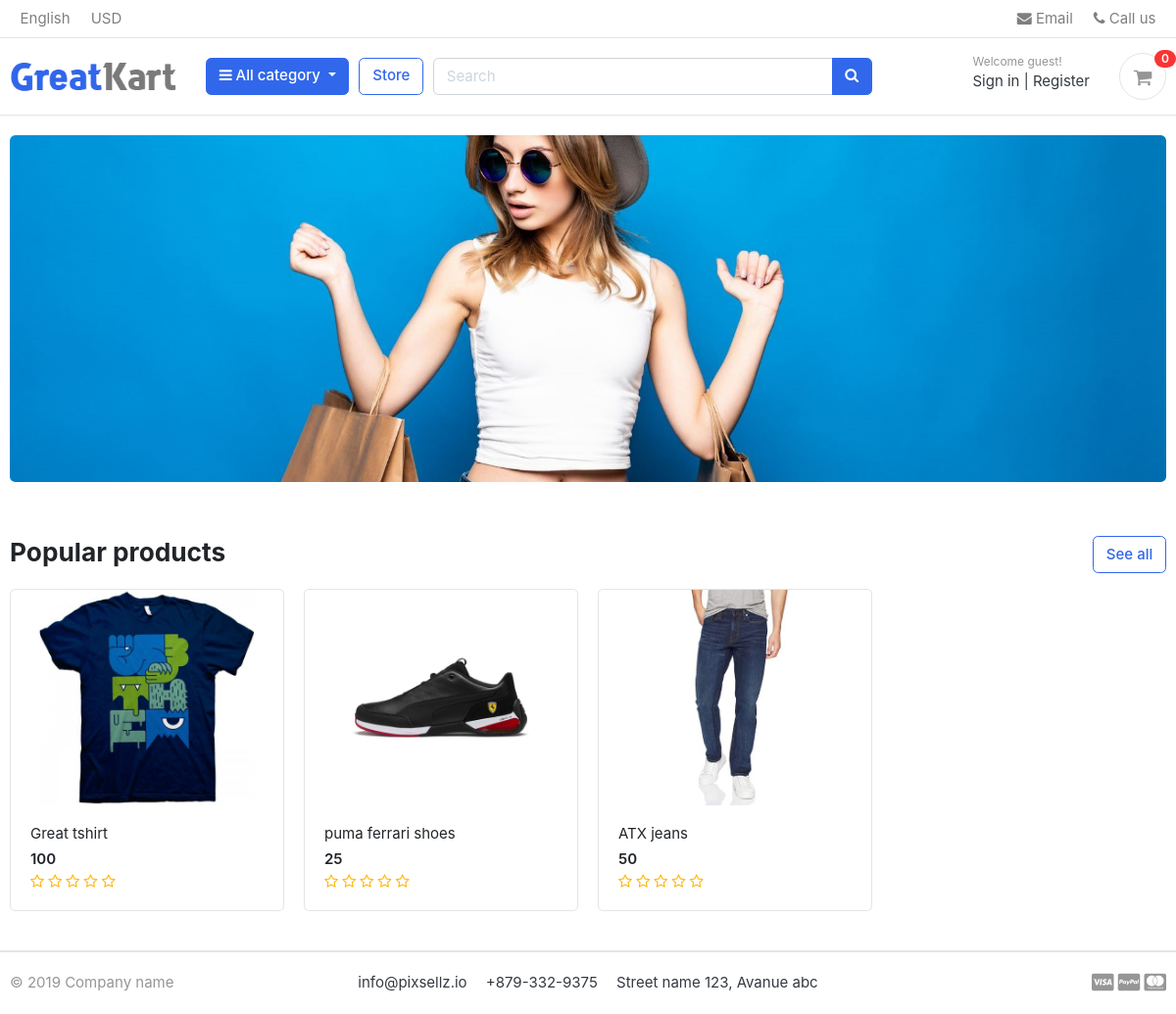
The page / on the database its author committed.
### store/models.py (models this page shows, shortened)
class Product(models.Model):
    product_name = models.CharField(max_length=200,unique=True)
    slug = models.SlugField(max_length=200,unique=True)
    description = models.TextField(max_length=500,blank=True)
    price = models.IntegerField()
    images = models.ImageField(upload_to='photos/product')
    stock = models.IntegerField()
    is_available = models.BooleanField(default = True)
    category = models.ForeignKey(category,on_delete=models.CASCADE)
    created_date = models.DateTimeField(auto_now_add=True)
    modified_date = models.DateTimeField(auto_now = True)
    def get_url(self):
        return reverse('product_detail',args=[self.category.slug,self.slug])
    def averageReview(self):
        reviews = ReviewRating.objects.filter(product=self,status=True).aggregate(average=Avg('rating'))
        avg=0
        if reviews['average'] is not None:
            avg = float(reviews['average'])
        return avg

### kart/views.py (the view)
# urls.py: 2. Add a URL to urlpatterns:  path('', views.home, name='home')
def home(request):
    disp_products = Product.objects.all().filter(is_available=True).order_by('created_date')
    for product in disp_products:
        reviews = ReviewRating.objects.filter(product_id=product.id,status=True)
    context = {
        'disp_products':disp_products,
        'reviews':reviews,
    }
    return render(request,'home.html',context)

### carts/context_processors.py (called while the page is built)
def counter(request):
    cart_count = 0
    if 'admin' in request.path:
        return {}
    else:
        try:
            cart = Cart.objects.filter(cart_id=_cart_id(request))
            if request.user.is_authenticated:
                cart_items = CartItem.objects.all().filter(user=request.user)
            else:
                cart_items = CartItem.objects.all().filter(cart=cart[:1])
            for i in cart_items:
                cart_count += i.quantity
        except Cart.DoesNotExist:
            cart_count = 0
    return dict(cart_count=cart_count)

### carts/views.py (called while the page is built)
def _cart_id(request):
    cart = request.session.session_key
    if not cart:
        cart = request.session.create()
    return cart

### category/context_processors.py (called while the page is built)
def menu_links(request):
    links = category.objects.all()
    return dict(links=links)

### category/models.py (called while the page is built)
    def get_url(self):
        return reverse('products_buy_category',args=[self.slug])

### templates/home.html
{% extends 'base.html' %}
{%load static %}
{% block content %}
<section class="section-intro padding-y-sm">
<div class="container">
<div class="intro-banner-wrap">
	<img src="{% static 'images/banners/cover1.jpg' %}" class="img-fluid rounded">
</div>
</div>
</section>
<section class="section-name padding-y-sm">
<div class="container">
<header class="section-heading">
	<a href="{% url 'store' %}" class="btn btn-outline-primary float-right">See all</a>
	<h3 class="section-title">Popular products</h3>
</header>
<div class="row">
	{% for i in disp_products %}
	<div class="col-md-3">
		<div class="card card-product-grid">
			<a href="{{ i.get_url }}" class="img-wrap"> <img src="{{ i.images.url }}"> </a>
			<figcaption class="info-wrap">
				<a href="{{ i.get_url }}" class="title">{{i.product_name}}</a>
				<div class="price mt-1">{{i.price}}</div>
				<div class='rating-star'>
					<span>
						<i class="fa fa-star{% if i.averageReview < 0.5 %}-o{% elif i.averageReview >= 0.5 and i.averageReview < 1 %}-half-o {% endif %}" aria-hidden="true"></i>
						<i class="fa fa-star{% if i.averageReview < 1.5 %}-o{% elif i.averageReview >= 1.5 and i.averageReview < 2 %}-half-o {% endif %}" aria-hidden="true"></i>
						<i class="fa fa-star{% if i.averageReview < 2.5 %}-o{% elif i.averageReview >= 2.5 and i.averageReview < 3 %}-half-o {% endif %}" aria-hidden="true"></i>
						<i class="fa fa-star{% if i.averageReview < 3.5 %}-o{% elif i.averageReview >= 3.5 and i.averageReview < 4 %}-half-o {% endif %}" aria-hidden="true"></i>
						<i class="fa fa-star{% if i.averageReview < 4.5 %}-o{% elif i.averageReview >= 4.5 and i.averageReview < 5 %}-half-o {% endif %}" aria-hidden="true"></i>
					</span>
				</div>
			</figcaption>
		</div>
	</div>
	{% endfor %}
</div>
</div>
</section>
</body>
</html>
{% endblock %}

### static/css/ui.css (style rules this page uses)
html { font-family: "Inter", sans-serif; font-size: 15px; }
.img-wrap { text-align: center; display: block; }
.img-wrap img { max-width: 100%; }
.padding-y-sm { padding-top: 20px; padding-bottom: 20px; }
.section-heading { margin-bottom: 20px; margin-top: 15px; }
.section-title { color: #212529; }
[class*=card-product] a.title { color: #212529; display: block; }
[class*=card-product] .img-wrap { overflow: hidden; position: relative; }
[class*=card-product] .img-wrap img { height: 100%; max-width: 100%; width: auto; display: inline-block; -o-object-fit: cover; object-fit: cover; }
.card-product-grid { margin-bottom: 20px; }
.card-product-grid .img-wrap { border-radius: 0.2rem 0.2rem 0 0; height: 220px; }
.card-product-grid .info-wrap { overflow: hidden; padding: 18px 20px; }
.card .img-wrap { overflow: hidden; }
.price { font-weight: 600; color: #212529; }

### static/css/custom.css (style rules this page uses)
.rating-star i { color:#ffb503 !important; }

### rows shown on the page
Product: images (picture), product_name "Great tshirt", price "100"
Product: images (picture), product_name "puma ferrari shoes", price "25"
Product: images (picture), product_name "ATX jeans", price "50"

### other values the page prints
{{ cart_count }} "0"
